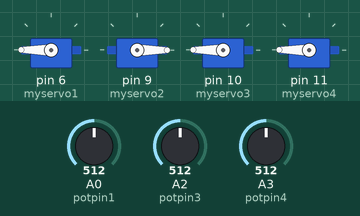
This sketch was run on a simulated Arduino Uno, built with avr-gcc and run on an emulated ATmega328P. On the bench: 4 × servo. The test bench sets the inputs (shaded band); at power-on: A0 (potpin1) = 512, A2 (potpin3) = 512, A3 (potpin4) = 512.

Above: at 1.2 s.
1.3 s: A0 (potpin1) set to 306
At 2.3 s:
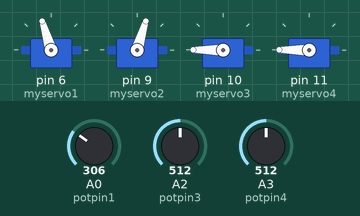
2.8 s: A2 (potpin3) set to 306
At 3.5 s:
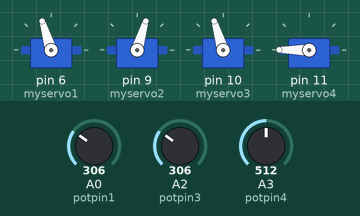
4.3 s: A3 (potpin4) set to 306
At 5.5 s:
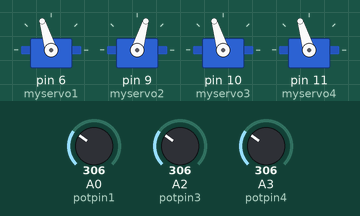
5.8 s: A0 (potpin1) set to 122
At 6.8 s:
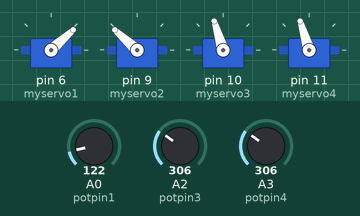
7.3 s: A2 (potpin3) set to 122
At 8.0 s:
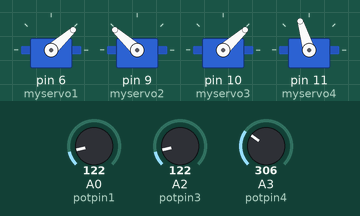
8.8 s: A3 (potpin4) set to 122
At 9.2 s:
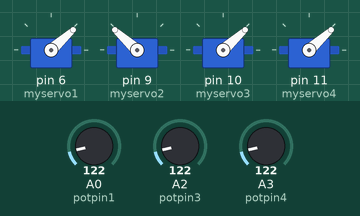
Timing chart, 0 to 11.3 s (numbered marks = the images above; inputs shaded):
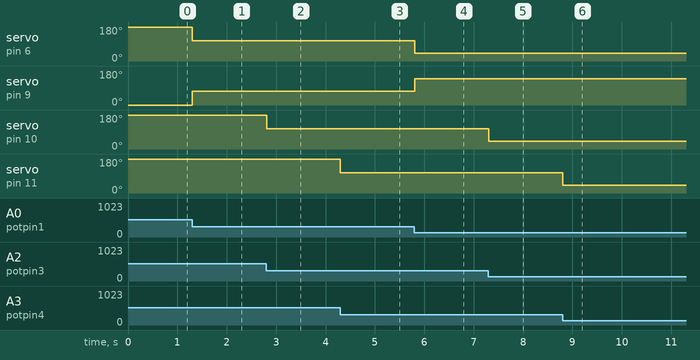

Measured:
- after the input at 1.3 s, servo on pin 6 (myservo1): 180° → 107° at once; servo on pin 9 (myservo2): 0° → 73° at once
- after the input at 2.8 s, servo on pin 10 (myservo3): 180° → 107° at once
- after the input at 4.3 s, servo on pin 11 (myservo4): 180° → 107° at once
- after the input at 5.8 s, servo on pin 6 (myservo1): 107° → 42° at once; servo on pin 9 (myservo2): 73° → 138° at once
- after the input at 7.3 s, servo on pin 10 (myservo3): 107° → 42° at once
- after the input at 8.8 s, servo on pin 11 (myservo4): 107° → 42° at once

The sketch:

Servo_arm.ino.ino
```cpp
#include <Servo.h>

Servo myservo1; //shoulder 1
Servo myservo2; // shoulder 2
Servo myservo3; //elbow
Servo myservo4; // gripper

int potpin1 = 0;
int potpin3 = 2;
int potpin4 = 3;
int val1;
int val2;
int val3;
int val4;

void setup()
{
myservo1.attach(6);
myservo2.attach(9);
myservo3.attach(10);
myservo4.attach(11);
Serial.begin(9600);
}
void loop() {
{
val1 = analogRead(potpin1);
val2 = map(val1, 0, 512, 180, 0);
val1 = map(val1, 0, 512, 0, 180);

myservo2.write(val2);
myservo1.write(val1);


val3 = analogRead(potpin3);
val3 = map(val3, 0, 512, 0, 180);
myservo3.write(val3);


val4 = analogRead(potpin4);
val4 = map(val4, 0, 512, 0, 180);
myservo4.write(val4);


delay(5);
}
}
```
